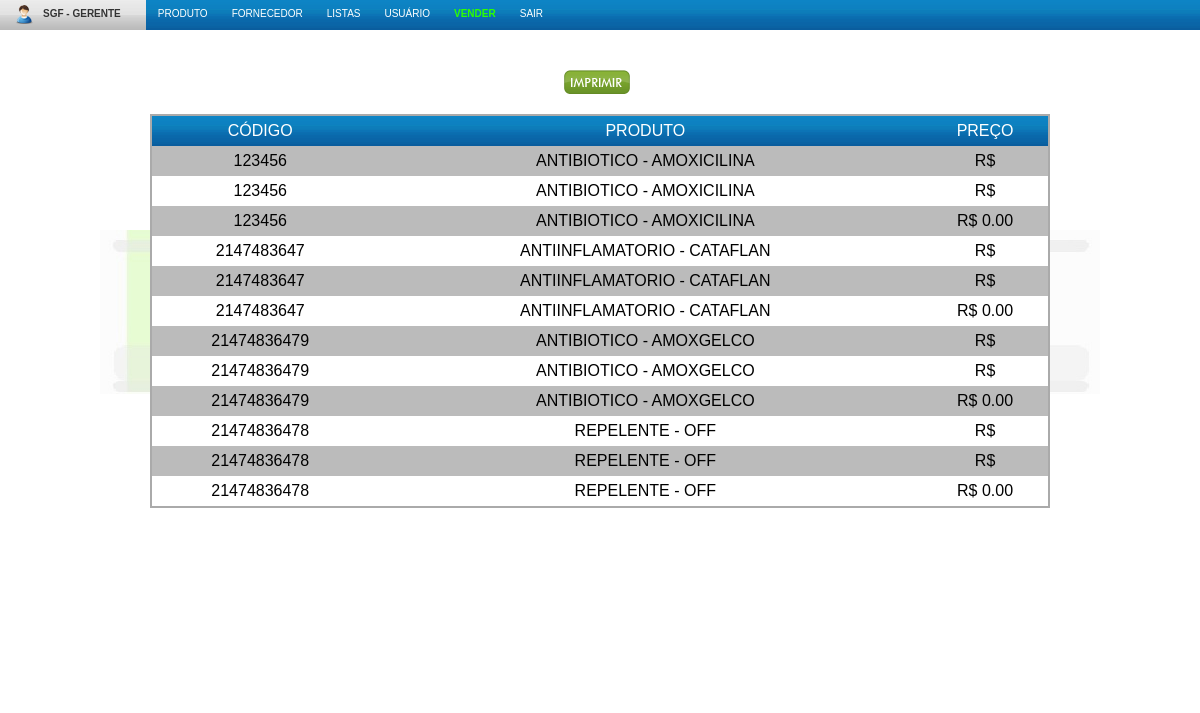
The page /main/listarProdutos.php (signed in) on the database as committed earlier.
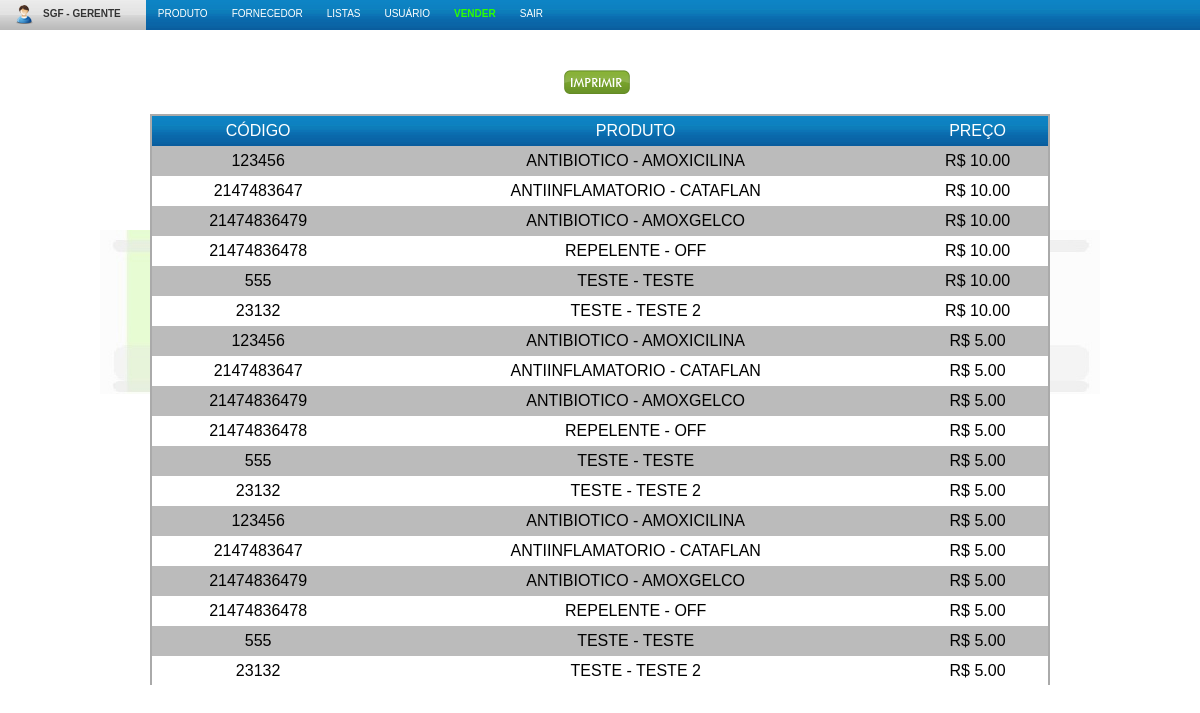
The same page on the database as committed later.
### tables this page shows
CREATE TABLE IF NOT EXISTS `entrada_produto` (
  `idEntrada` int(11) NOT NULL AUTO_INCREMENT,
  `idProduto` int(11) NOT NULL,
  `idFornecedor` int(11) DEFAULT NULL,
  `nf` varchar(100) NOT NULL,
  `dataNf` date NOT NULL,
  `quantidade` int(11) NOT NULL,
  `precoUnidade` decimal(8,2) NOT NULL,
  PRIMARY KEY (`idEntrada`)
);

CREATE TABLE IF NOT EXISTS `produto` (
  `idProduto` int(11) NOT NULL AUTO_INCREMENT,
  `tipo` varchar(100) NOT NULL,
  `marca` varchar(100) NOT NULL,
  `descricao` varchar(255) DEFAULT NULL,
  `codBarra` bigint(20) NOT NULL,
  `dataFab` date NOT NULL,
  `lote` varchar(100) NOT NULL,
  `dataVal` date NOT NULL,
  `dataCadastro` timestamp NOT NULL DEFAULT CURRENT_TIMESTAMP,
  PRIMARY KEY (`idProduto`)
);

### class/Produto.class.php (called while the page is built, shortened)
<?php
class Produto {
	public static function listarProdutos() {
		$query = "SELECT p.*, e.* FROM produto p
                    inner join entrada_produto e";
		$res = mysql_query($query);
		return $res;
	}
}
?>

### function/Uppercase.func.php (called while the page is built)
<?php
function converteM($term, $tp) {
    if ($tp == 1) $palavra = strtr(strtoupper($term),"àáâãäåæçèéêëìíîïðñòóôõö÷øùüúþÿ","ÀÁÂÃÄÅÆÇÈÉÊËÌÍÎÏÐÑÒÓÔÕÖ×ØÙÜÚÞß");
    elseif ($tp == 0) $palavra = strtr(strtolower($term),"ÀÁÂÃÄÅÆÇÈÉÊËÌÍÎÏÐÑÒÓÔÕÖ×ØÙÜÚÞß","àáâãäåæçèéêëìíîïðñòóôõö÷øùüúþÿ");
    return $palavra;
}
?>

### main/listarProdutos.php (the view, shortened to what this page needs)
<?php
include '../function/Uppercase.func.php';
include 'topo.php';
$produtos = Produto::listarProdutos();
?>
<input type="button" class="bt_imprimir" id="bt_imprimir" value="Imprimir Lista" />
<table cellpadding=0 cellspacing=0 class="tbl_listaProd">
	<thead>
		<tr>
			<td>C&oacute;digo</td>
			<td>Produto</td>
            <td>Pre&ccedil;o</td>
		</tr>
	</thead>
	<tbody>
<?php
while($row = mysql_fetch_array($produtos)) {
	$table .= "<tr>";
	$table .= " <td>".$row['codBarra']."</td>";
	$table .= " <td>".converteM($row['tipo'],1)." - ".converteM($row['marca'],1)."</td>";
	$table .= " <td>R$ ".$row['precoUnidade']."</td>";
	$table .= "</tr>";
}
print $table;
?>
	</tbody>
</table>
<?php include 'rodape.php'; ?>

Rows that differ between the two databases and show on the page:
now on one of the page's lists (row edited): entrada_produto: produto.codBarra "555", produto.tipo "TESTE", produto.marca "TESTE", precoUnidade "10.00", produto.codBarra "23132", produto.marca "TESTE 2"
changed entrada_produto (number 1 of 3 on the later page): precoUnidade (not shown) → "10.00"
now on one of the page's lists (row edited): entrada_produto: idProduto.codBarra "555", idProduto.tipo "TESTE", idProduto.marca "TESTE", precoUnidade "5.00", produto.codBarra "23132", produto.tipo "TESTE", produto.marca "TESTE 2"
changed entrada_produto (number 2 of 3 on the later page): precoUnidade (not shown) → "5.00"
now on one of the page's lists (row edited): entrada_produto: produto.codBarra "555", produto.tipo "TESTE", produto.marca "TESTE", precoUnidade "5.00", produto.codBarra "23132", produto.marca "TESTE 2"
changed entrada_produto (number 3 of 3 on the later page): precoUnidade "0.00" → "5.00"
